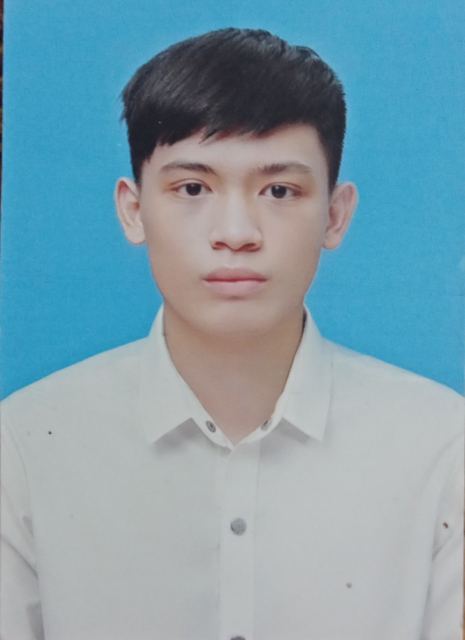
#> input picture project_kntt/src/1.jpg, 930 x 1280 px, given in place of the camera (shown at 1/2 size)
$ python camera.py
#> lines starting #> are read from the running program, lines starting #| are printed output that depends on the picture; after the words box and inside, x2 and y2 are one past the last pixel; in counts of white or black regions, pixels touching at a corner belong together
import cv2
import sys


cap = cv2.VideoCapture(0, cv2.CAP_DSHOW)


while 1:
	ret, frame = cap.read()
#> frame is the input picture: shape (1280, 930, 3); mean B, G, R 172.6, 159.5, 127.5
	if not ret:
		sys.exit()
	frame = cv2.resize(frame, dsize = (800, 700))
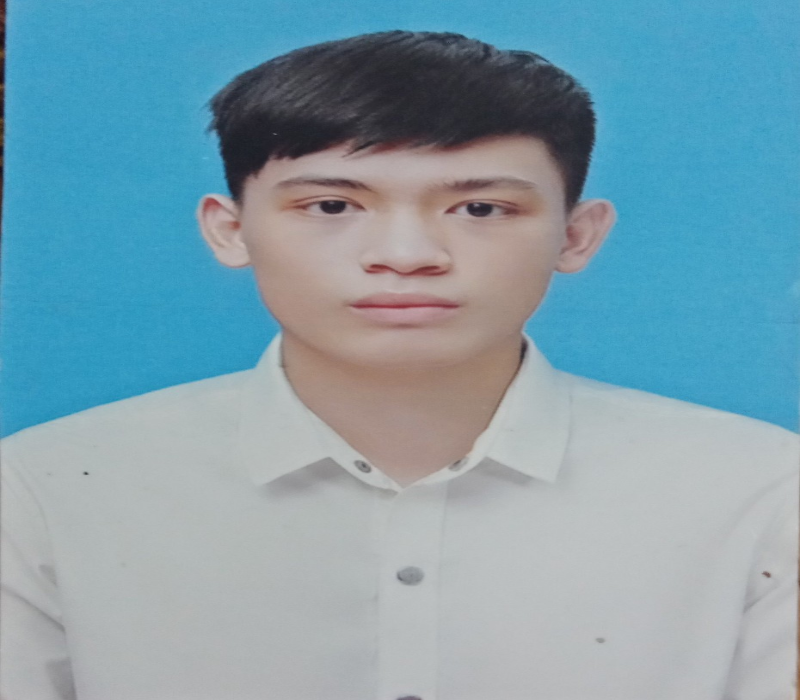
#> frame: shape (700, 800, 3); mean B, G, R 172.5, 159.4, 127.4
	gray = cv2.cvtColor(frame, cv2.COLOR_BGR2GRAY)
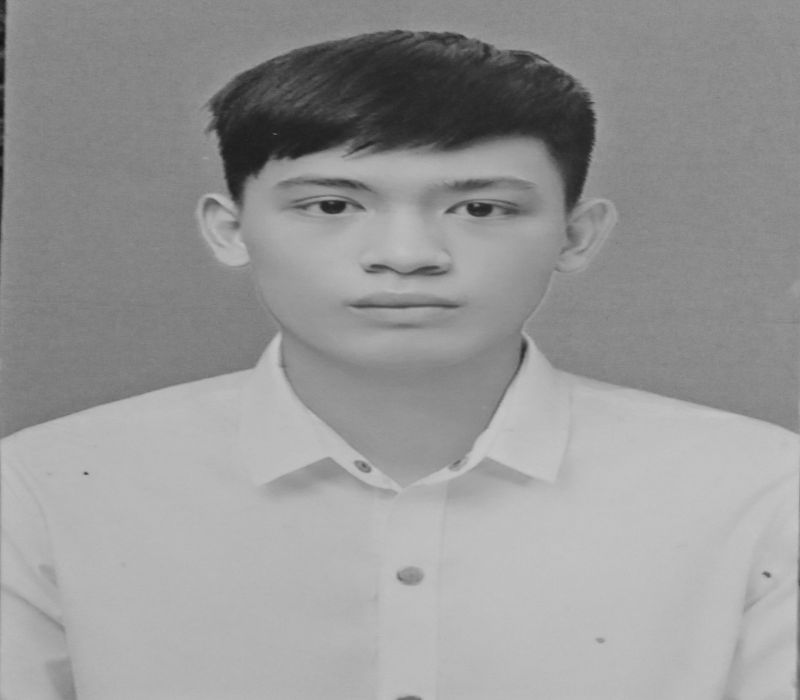
#> gray: shape (700, 800); min 17, max 201, mean 151.4
	_, threshold = cv2.threshold(gray, 125, 255, cv2.THRESH_BINARY)
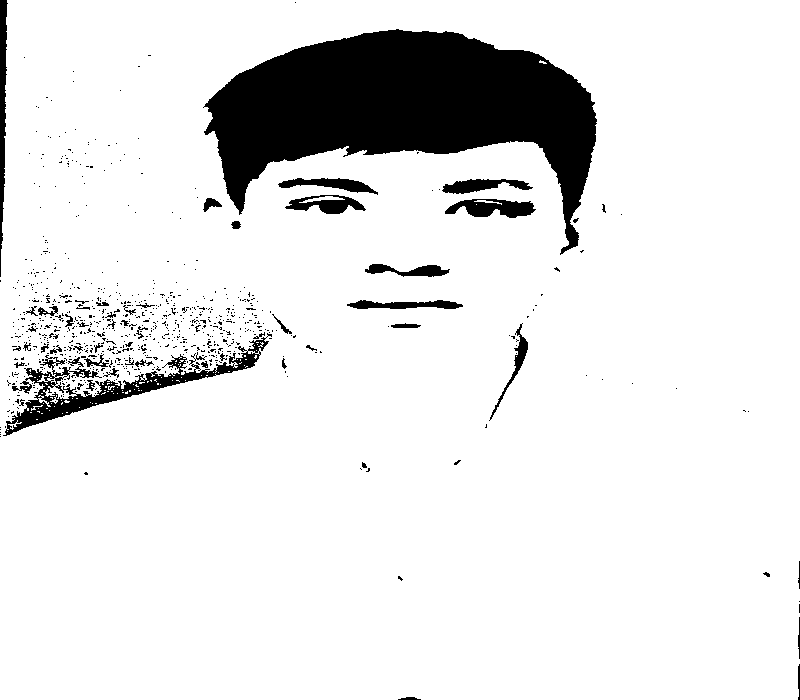
#> threshold: shape (700, 800); 89.7% white; 776 black regions (724 under 20 px), largest, box (x1, y1, x2, y2) and area: (203, 29, 597, 255) 42346, (3, 333, 272, 436) 4837, (0, 0, 8, 277) 1285
	img_binary = cv2.adaptiveThreshold(gray,
                                       maxValue=255,
                                       adaptiveMethod=cv2.ADAPTIVE_THRESH_MEAN_C,
                                       thresholdType=cv2.THRESH_BINARY,
                                       blockSize=15,
                                       C=8)
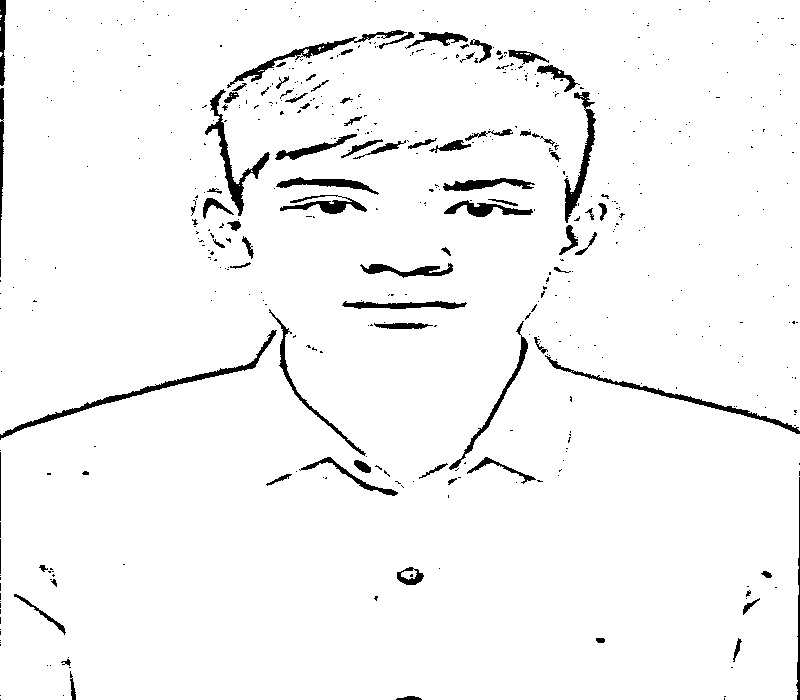
#> img_binary: shape (700, 800); 96.3% white; 507 black regions (423 under 20 px), largest, box (x1, y1, x2, y2) and area: (0, 330, 277, 440) 1513, (205, 89, 270, 216) 1216, (545, 355, 800, 434) 1149
	cv2.imshow("frame",frame)
	cv2.imshow("threshold",threshold)
	cv2.imshow("adaptive", img_binary)
	if cv2.waitKey(1) & 0xFF == ord("q"):
#> (key q is pressed here)
		break

$ run again, on project_kntt/src/cmt1.jpg
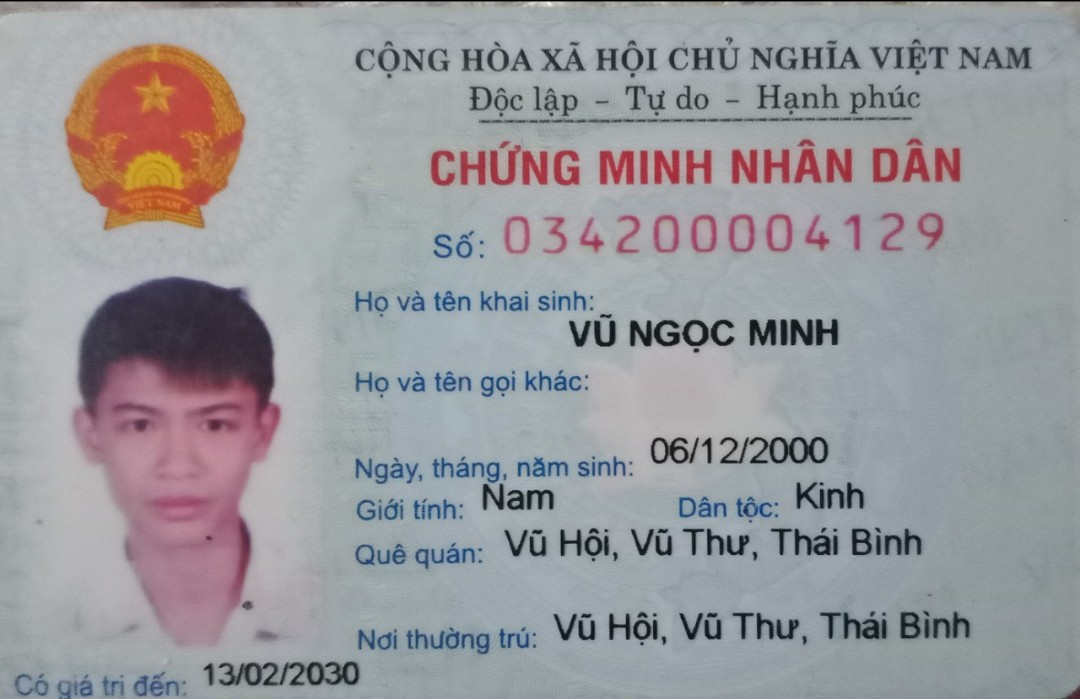
#> input picture project_kntt/src/cmt1.jpg, 1080 x 699 px, given in place of the camera
#> frame is the input picture: shape (699, 1080, 3); mean B, G, R 156.3, 152.8, 153.6
#> frame: shape (700, 800, 3)
#> `_, threshold = cv2.threshold(gray, 125, 255, cv2.THRESH_BINARY)`:
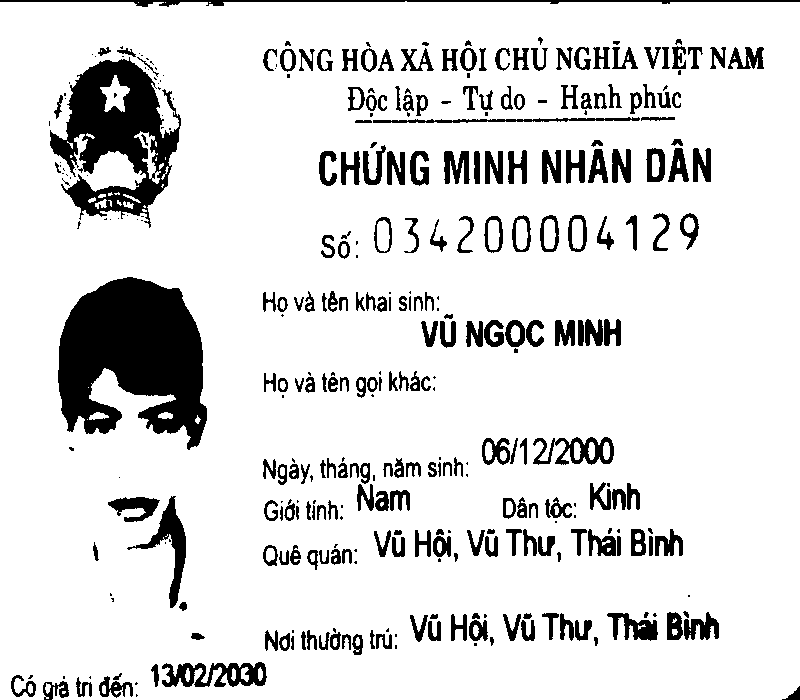
#> threshold: shape (700, 800); 86.9% white; 359 black regions (113 under 20 px), largest, box (x1, y1, x2, y2) and area: (58, 277, 207, 450) 17326, (50, 57, 181, 228) 10664, (0, 0, 800, 7) 1810
#> `img_binary = cv2.adaptiveThreshold(gray, maxValue=255, adaptiveMethod=..`:
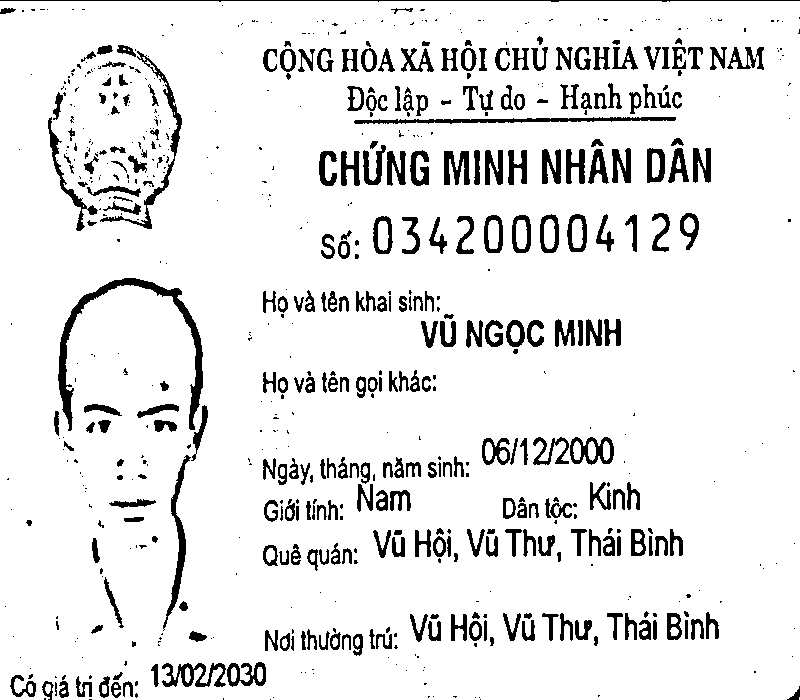
#> img_binary: shape (700, 800); 90.7% white; 686 black regions (373 under 20 px), largest, box (x1, y1, x2, y2) and area: (58, 278, 203, 431) 2725, (354, 117, 676, 124) 1166, (100, 51, 182, 229) 1119
